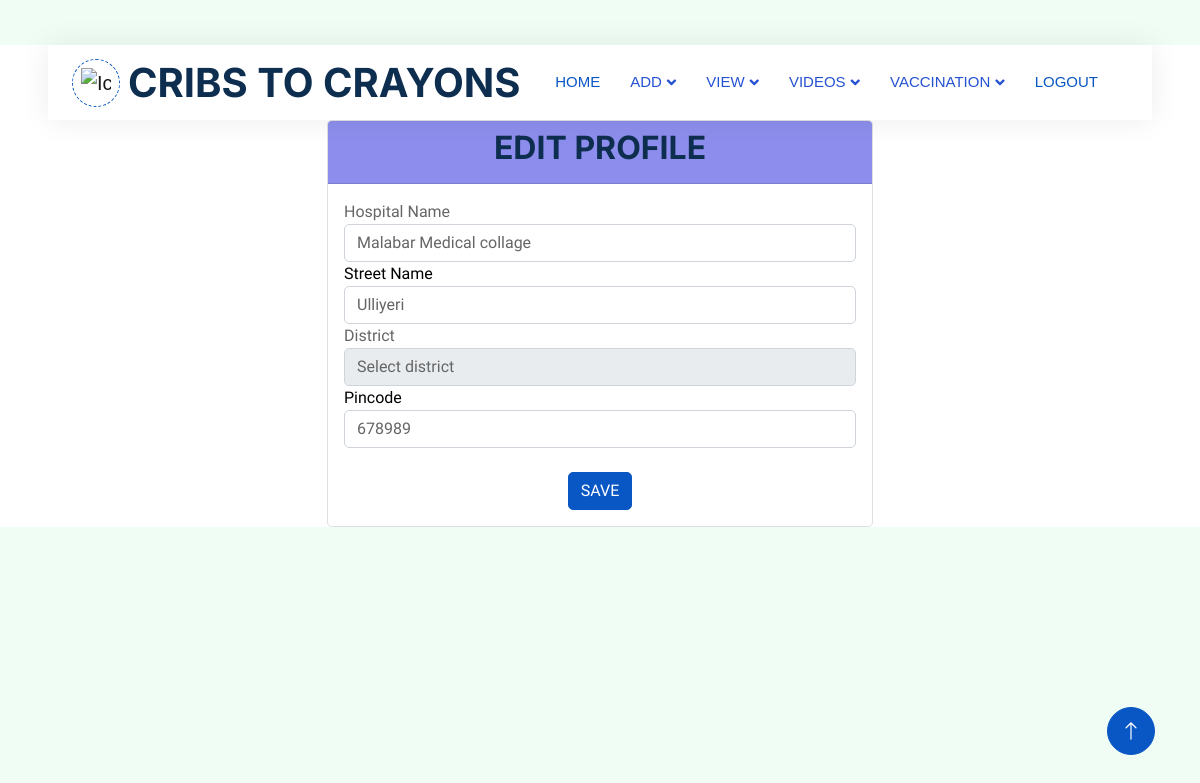
The page /edithospital (signed in) on the database its author committed.
### app1/models.py (models this page shows, shortened)
class Hospital(models.Model):
    login_id=models.ForeignKey(LoginUser,on_delete=models.CASCADE)
    hospital_name=models.CharField(max_length=20)
    street=models.CharField(max_length=50)
    district=models.CharField(max_length=50)
    pincode=models.IntegerField()
    Email=models.EmailField()
    phone=models.IntegerField()
    licence_proof=models.FileField(upload_to='licence')

### app1/views.py (the view)
# urls.py: path('edithospital',views.edit_hospital,name="edithospital"),
@login_required(login_url='login/')
def edit_hospital(request):
    log_id=LoginUser.objects.get(id=request.user.id)
    hospital=Hospital.objects.get(login_id=log_id)
    if request.method=='POST':
        hospital_name=request.POST['hospital_name']
        street=request.POST['street']
        district=request.POST['district']
        pincode=request.POST['pincode']
        hospital.hospital_name = hospital_name
        hospital.street=street
        hospital.district=district
        hospital.pincode=pincode
        hospital.save()
        return redirect(hospital_profile)
    else:
        return render(request,'Hospital/edithprofile.html',{'hospital':hospital})

### template/Hospital/edithprofile.html (shortened to what this page needs)
<!DOCTYPE html>
<html lang="en">
{% load static %}
<head>
    <link href="https://cdnjs.cloudflare.com/ajax/libs/font-awesome/5.10.0/css/all.min.css" rel="stylesheet">
    <link href="https://cdn.jsdelivr.net/npm/bootstrap-icons@1.4.1/font/bootstrap-icons.css" rel="stylesheet">
    <link href="{% static 'js/animate.min.css' %}" rel="stylesheet">
    <link href="{% static 'js/owl.carousel.min.css' %}" rel="stylesheet">
    <link href="{% static 'css/bootstrap.min.css' %}" rel="stylesheet">
    <link href="{% static 'css/style.css' %}" rel="stylesheet">
</head>
<body>
    <div class="container-xxl bg-white p-0">
        <div class="container-fluid nav-bar bg-transparent">
            <nav class="navbar navbar-expand-lg bg-white navbar-light py-0 px-4">
                <a href="" class="navbar-brand d-flex align-items-center text-center">
                    <div class="icon p-2 me-2">
                        <img class="img-fluid" src="{% static 'img/logo.gif' %}" alt="Icon" style="width: 30px; height: 30px;">
                    </div>
                    <h1 class="m-0 " >CRIBS TO CRAYONS</h1>
                </a>
                <div class="collapse navbar-collapse" id="navbarCollapse">
                  <div class="navbar-nav ms-auto">
                    <a href="{% url 'hospitalprofile'%}" class="nav-item nav-link active" >HOME</a>
                      <div class="nav-item dropdown">
                          <a href="#" class="nav-link dropdown-toggle" data-bs-toggle="dropdown">ADD</a>
                      </div>
                      <div class="nav-item dropdown">
                        <a href="#" class="nav-link dropdown-toggle" data-bs-toggle="dropdown">VIEW</a>
                    </div>
                    <div class="nav-item dropdown">
                      <a href="#" class="nav-link dropdown-toggle" data-bs-toggle="dropdown">VIDEOS</a>
                  </div>
                    <div class="nav-item dropdown">
                      <a href="#" class="nav-link dropdown-toggle" data-bs-toggle="dropdown">VACCINATION</a>
                </div>
                  <a href="{% url 'login'%}" class="nav-item nav-link active" >LOGOUT</a>
              </div>
            </nav>
        </div>
  <div class="container">
    <div class="row justify-content-center">
      <div class="col-md-6 registration-container">
        <div class="card">
          <div class="card-header" style="background-color: rgb(141, 141, 237);">
            <h2 class="text-center">EDIT PROFILE</h2>
          </div>
          <div class="card-body">
            <form action="{% url 'edithospital'%}" method="POST" enctype="multipart/form-data">
              <div class="form-group">
                <label for="username">Hospital Name</label>
                <input type="text" class="form-control" id="username" name="hospital_name" value="{{ hospital.hospital_name }}">
              </div><div class="form-group">
                <label for="street" style="color: black;">Street Name</label>
                <input type="text" class="form-control" id="street" name="street" value="{{ hospital.street }}">
            </div>
            <div class="form-group">
              <label for="gender">District</label>
              <select class="form-control" id="district" name="district" required>
                <option value="">Select district</option>
              </select>
            </div>
            <div class="form-group">
                <label for="pincode" style="color: black;">Pincode</label>
                <input type="text" class="form-control" id="pincode" name="pincode" required pattern="[0-9]{6}" minlength="6" maxlength="6" value="{{ hospital.pincode }}">
            </div>
              <div class="d-flex mt-4">
              <button type="submit" class="btn btn-primary btn-block mx-auto">SAVE</button>
            </div>
            </form>
          </div>
        </div>
      </div>
    </div>
  </div>
  <a href="#" class="btn btn-lg btn-primary btn-lg-square back-to-top"><i class="bi bi-arrow-up"></i></a>
</div>
</body>
</html>

### static/css/style.css (style rules this page uses)
:root { --primary: #0957c5; --secondary: #2264ff; --light: #EFFDF5; --dark: #2551d3; }
.back-to-top { position: fixed; display: none; right: 45px; bottom: 45px; z-index: 99; }
.btn { transition: .5s; }
.btn.btn-primary, .btn.btn-secondary { color: #FFFFFF; }
.btn-lg-square { width: 48px; height: 48px; }
.btn-square, .btn-sm-square, .btn-lg-square { padding: 0; display: flex; align-items: center; justify-content: center; font-weight: normal; border-radius: 50px; }
.nav-bar { position: relative; margin-top: 45px; padding: 0 3rem; transition: .5s; z-index: 9999; }
.navbar { box-shadow: 0 0 30px rgba(0, 0, 0, .08); }
.navbar .dropdown-toggle::after { border: none; content: "\f107"; font-family: "Font Awesome 5 Free"; font-weight: 900; vertical-align: middle; margin-left: 5px; transition: .5s; }
.navbar-light .navbar-nav .nav-link { margin-right: 30px; padding: 25px 0; color: #5288e0; font-size: 15px; text-transform: uppercase; outline: none; }
.navbar-light .navbar-nav .nav-link:hover, .navbar-light .navbar-nav .nav-link.active { color: var(--primary); }
.navbar-light .navbar-brand { height: 75px; }
.navbar-light .navbar-nav .nav-link { color: var(--dark); font-weight: 500; }
.icon { padding: 15px; display: inline-flex; align-items: center; justify-content: center; background: #FFFFFF !important; border-radius: 50px; border: 1px dashed var(--primary) !important; }

### template/Hospital/edithprofile.html (style rules this page uses)
.container-fluid { background-color: rgb(126, 28, 223); font-family: Caveat; font-family: Arial, sans-serif; background-color:#c8cbeadd; color: rgb(17, 86, 15); }
.container { margin-top: 0px; }

### rows shown on the page
Hospital: hospital_name "Malabar Medical collage", street "Ulliyeri", pincode "678989"
